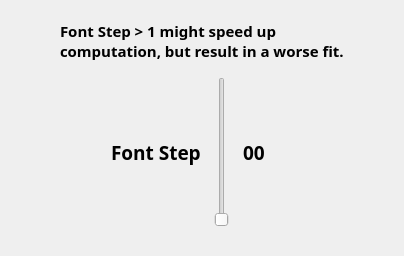
                       <widget class="QWidget" name="tab">
                        <attribute name="title">
                         <string>Font Step</string>
                        </attribute>
                        <layout class="QVBoxLayout" name="verticalLayout_28">
                         <item>
                          <widget class="QFrame" name="frame_font_step">
                           <layout class="QGridLayout" name="gridLayout">
                            <item row="0" column="1">
                             <widget class="QLabel" name="label_10">
                              <property name="font">
                               <font>
                                <family>IBM Plex Sans</family>
                                <pointsize>11</pointsize>
                                <bold>true</bold>
                                <kerning>true</kerning>
                               </font>
                              </property>
                              <property name="text">
                               <string>Font Step &gt; 1 might speed up
computation, but result in a worse fit.</string>
                              </property>
                             </widget>
                            </item>
                            <item row="1" column="1">
                             <widget class="QFrame" name="frame">
                              <layout class="QHBoxLayout" name="horizontalLayout_4">
                               <item>
                                <spacer name="horizontalSpacer_11">
                                 <property name="orientation">
                                  <enum>Qt::Horizontal</enum>
                                 </property>
                                 <property name="sizeHint" stdset="0">
                                  <size>
                                   <width>40</width>
                                   <height>20</height>
                                  </size>
                                 </property>
                                </spacer>
                               </item>
                               <item>
                                <widget class="QLabel" name="fontstep_label">
                                 <property name="maximumSize">
                                  <size>
                                   <width>16777215</width>
                                   <height>50</height>
                                  </size>
                                 </property>
                                 <property name="font">
                                  <font>
                                   <family>Play</family>
                                   <pointsize>14</pointsize>
                                   <bold>true</bold>
                                   <kerning>true</kerning>
                                  </font>
                                 </property>
                                 <property name="toolTip">
                                  <string>&lt;html&gt;&lt;head/&gt;&lt;body&gt;&lt;p&gt;&lt;span style=&quot; font-size:10pt; font-weight:400;&quot;&gt;Control the minimum font size of generated word(s) &lt;/span&gt;&lt;/p&gt;&lt;/body&gt;&lt;/html&gt;</string>
                                 </property>
                                 <property name="text">
                                  <string>Font Step</string>
                                 </property>
                                </widget>
                               </item>
                               <item alignment="Qt::AlignHCenter">
                                <widget class="QSlider" name="font_step_slider">
                                 <property name="minimumSize">
                                  <size>
                                   <width>30</width>
                                   <height>150</height>
                                  </size>
                                 </property>
                                 <property name="maximumSize">
                                  <size>
                                   <width>30</width>
                                   <height>150</height>
                                  </size>
                                 </property>
                                 <property name="minimum">
                                  <number>1</number>
                                 </property>
                                 <property name="maximum">
                                  <number>100</number>
                                 </property>
                                 <property name="singleStep">
                                  <number>10</number>
                                 </property>
                                 <property name="pageStep">
                                  <number>10</number>
                                 </property>
                                 <property name="value">
                                  <number>1</number>
                                 </property>
                                 <property name="orientation">
                                  <enum>Qt::Vertical</enum>
                                 </property>
                                </widget>
                               </item>
                               <item alignment="Qt::AlignHCenter">
                                <widget class="QLabel" name="font_step_indicator_label">
                                 <property name="minimumSize">
                                  <size>
                                   <width>50</width>
                                   <height>0</height>
                                  </size>
                                 </property>
                                 <property name="maximumSize">
                                  <size>
                                   <width>50</width>
                                   <height>50</height>
                                  </size>
                                 </property>
                                 <property name="font">
                                  <font>
                                   <family>Montserrat</family>
                                   <pointsize>14</pointsize>
                                   <bold>true</bold>
                                   <kerning>true</kerning>
                                  </font>
                                 </property>
                                 <property name="toolTip">
                                  <string>&lt;html&gt;&lt;head/&gt;&lt;body&gt;&lt;p&gt;&lt;span style=&quot; font-weight:400;&quot;&gt;Minimum Font Size &lt;/span&gt;&lt;/p&gt;&lt;/body&gt;&lt;/html&gt;</string>
                                 </property>
                                 <property name="text">
                                  <string>00</string>
                                 </property>
                                </widget>
                               </item>
                               <item>
                                <spacer name="horizontalSpacer_16">
                                 <property name="orientation">
                                  <enum>Qt::Horizontal</enum>
                                 </property>
                                 <property name="sizeHint" stdset="0">
                                  <size>
                                   <width>40</width>
                                   <height>20</height>
                                  </size>
                                 </property>
                                </spacer>
                               </item>
                              </layout>
                             </widget>
                            </item>
                            <item row="0" column="2">
                             <spacer name="horizontalSpacer_17">
                              <property name="orientation">
                               <enum>Qt::Horizontal</enum>
                              </property>
                              <property name="sizeHint" stdset="0">
                               <size>
                                <width>40</width>
                                <height>20</height>
                               </size>
                              </property>
                             </spacer>
                            </item>
                            <item row="0" column="0">
                             <spacer name="horizontalSpacer_18">
                              <property name="orientation">
                               <enum>Qt::Horizontal</enum>
                              </property>
                              <property name="sizeHint" stdset="0">
                               <size>
                                <width>40</width>
                                <height>20</height>
                               </size>
                              </property>
                             </spacer>
                            </item>
                           </layout>
                          </widget>
                         </item>
                        </layout>
                       </widget>
